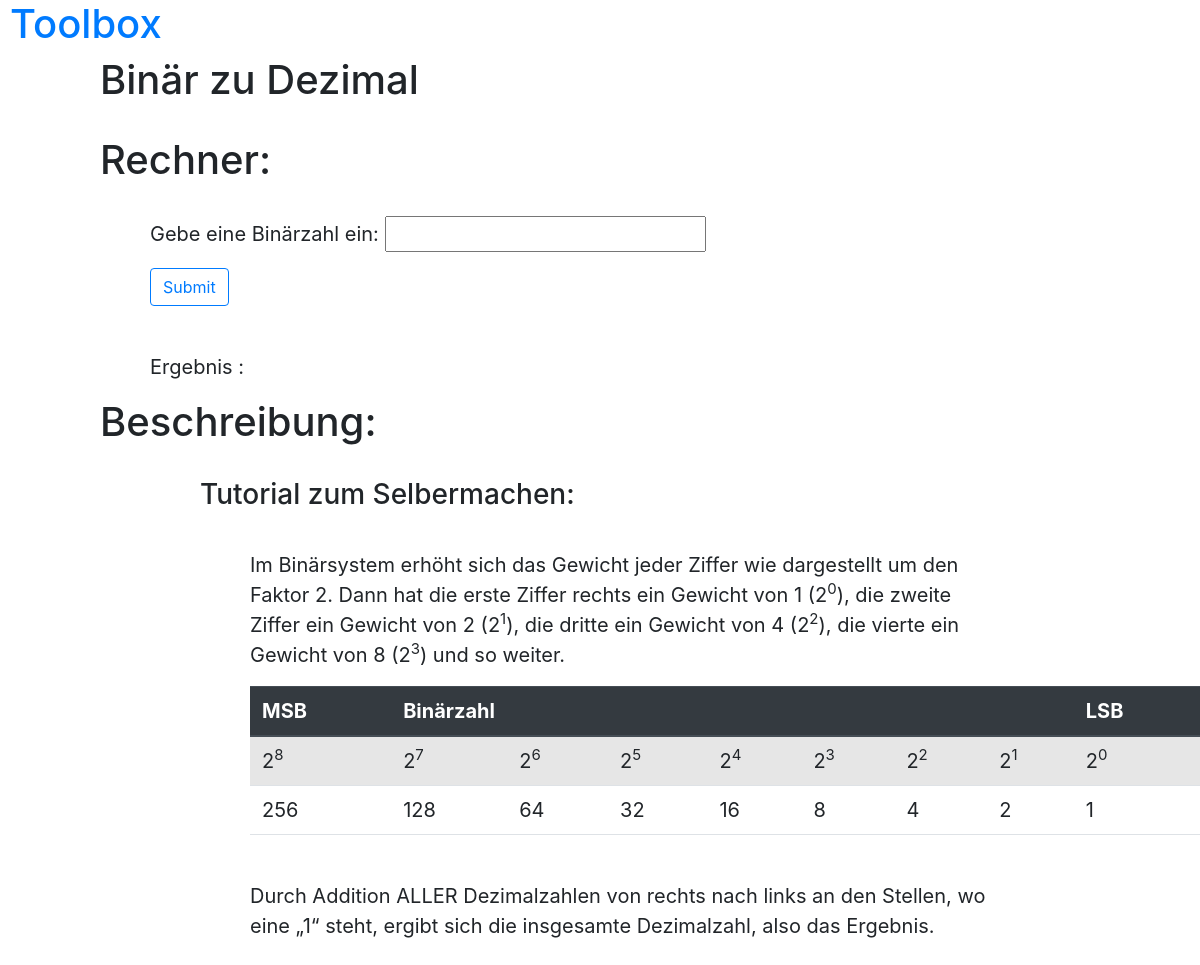
Before: /1/ with the older database file.
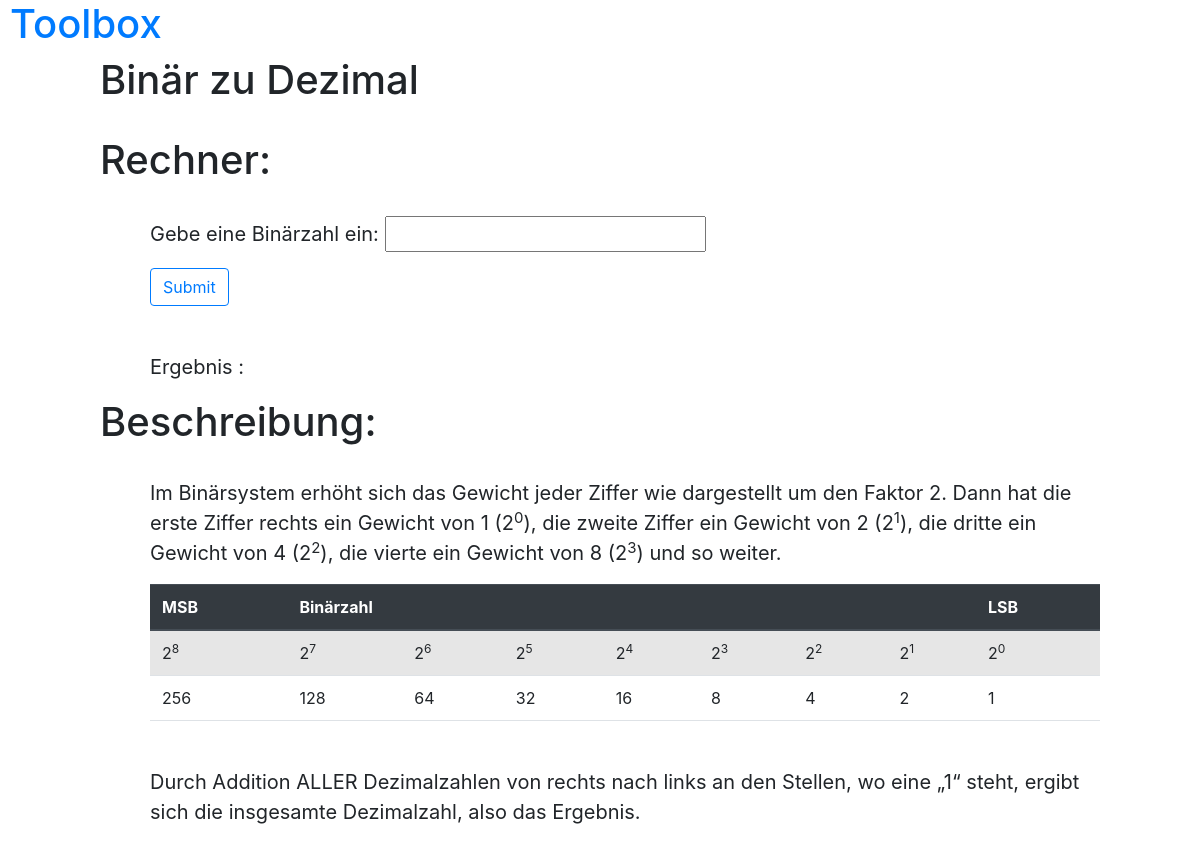
After: the same page with the newer database file.
### app/models.py (models this page shows)
class Application(models.Model):
    class Meta:
        verbose_name_plural = 'Applications'
    id = models.IntegerField(primary_key=True)
    name = models.CharField(max_length=30)
    description = models.CharField(max_length=300)
    function = models.CharField(max_length=500)
    template_text = models.CharField(max_length=500)
    input_anzahl = models.IntegerField()
    output_anzahl = models.IntegerField()
    error_message = models.CharField(max_length=100)

### app/views.py (the view)
# urls.py: path('<int:pk>/', manage_functions, name='manage'),
def manage_functions(request, pk=None):
    if pk:
        function = Application.objects.get(pk=pk)
    val = function.template_text.replace('{{ opci }}', '0').replace('{{ error }}', '')
    for i in range(1, function.output_anzahl + 1):
        val = val.replace('{{ ' + alphabet[i] + ' }}', '')
    return render(request, f'app/template.html',
                  {'page_title': f'{function.name}',
                   'id': f'{pk}',
                   'op': 0,
                   'templatecode': val,
                   'description': function.description,
                   })

### templates/app/template.html (shortened to what this page needs)
{% extends 'app/base.html' %}
{% load bootstrap4 %}
{% block content %}
    <h1 style="margin-left: 50px;">{{ page_title }}</h1><br>
    <h1 style="margin-left: 50px;">Rechner:</h1><br>
    <form action="results" method="post">
        <div style="margin-left: 100px; margin-right: 100px; font-size: 20px;">
            {{ templatecode |safe }}
        </div>
    </form>
    <h1 style="margin-left: 50px;">Beschreibung:</h1><br>
    <div style="margin-left: 100px; margin-right: 100px; font-size: 20px;">
        {{ description |safe }}
    </div>
{% endblock %}

Changed rows visible on the page:
changed Application "Binär zu Dezimal": description "Tutorial zum Selbermachen: Im Binärsystem erhöht sich…" → "Im Binärsystem erhöht sich…"
